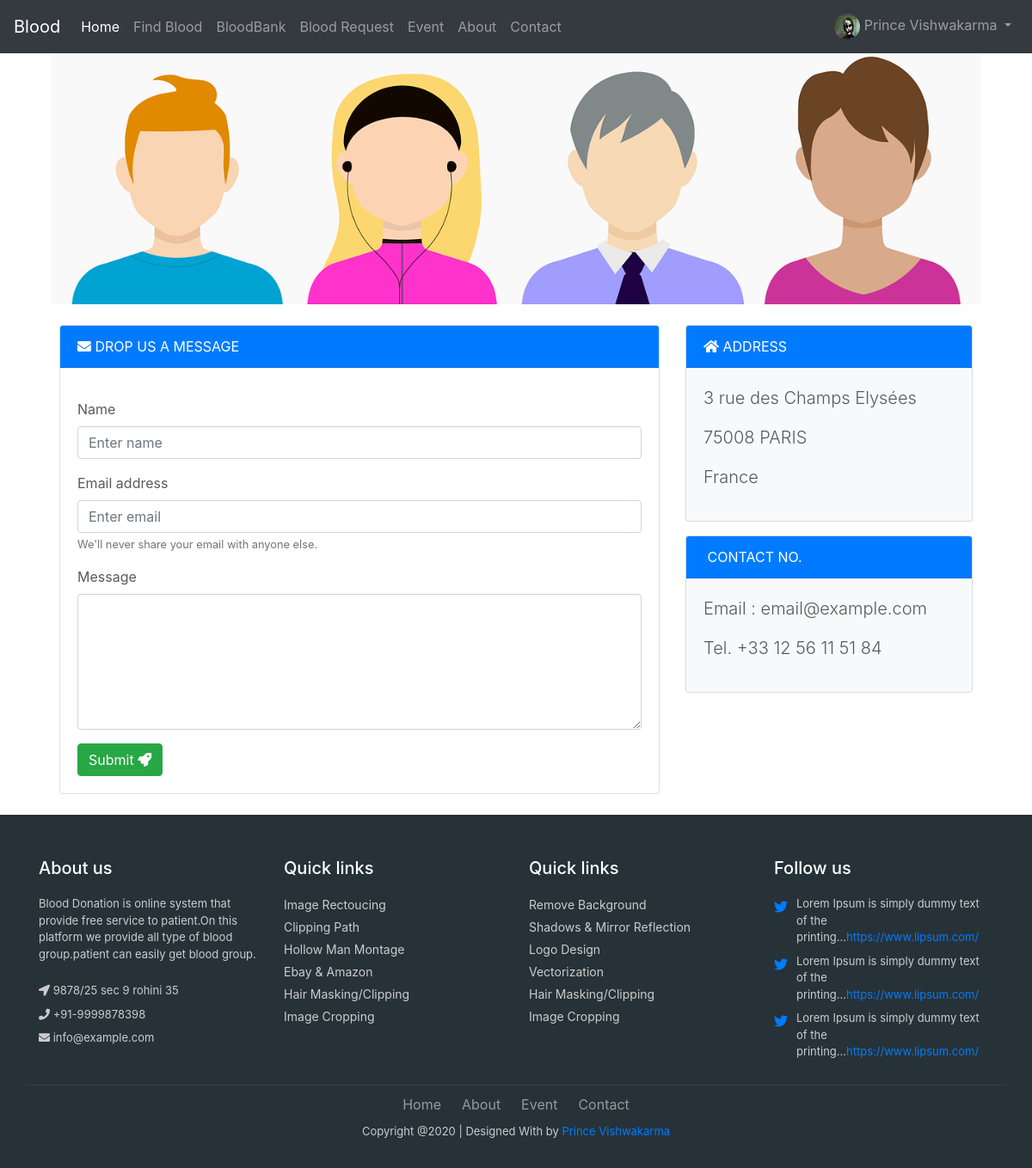
Page /contact/ (signed in) on the committed database.
### accounts/models.py (models this page shows, shortened)
class ProfileModel(models.Model):
	user = models.ForeignKey(User, on_delete=models.CASCADE)
	bloodgroup = models.CharField(max_length=100, blank=True)
	mobile = models.CharField(max_length=10, blank=True)
	other_mobile = models.CharField(max_length=10, blank=True)
	address = models.CharField(max_length=200, blank=True)
	city = models.CharField(max_length=100, blank=True)
	state = models.CharField(max_length=100, blank=True)
	zipcode = models.CharField(max_length=6, blank=True)
	avilable = models.CharField(max_length=100, blank=True)
	district = models.CharField(max_length=100, blank=True)
	birthdate = models.CharField(max_length=11, blank=True)
	pic=models.ImageField(upload_to='image/profile/', default='image/picd/default.jpg')
	class Meta:
		verbose_name = 'profile'
		verbose_name_plural = 'profiles'

### contact/views.py (the view, shortened to what this page needs)
# urls.py: path('', views.contactuser, name="contactuser"),
def contactuser(request):
    user=request.user
    if user.is_authenticated:
        profile = ProfileModel.objects.get(user=request.user)
        if request.method == "POST":
            contact.objects.create(name=request.POST['name'], email=request.POST['email'], massage=request.POST['massage'])
            context = {'pf':profile,'massage':'Save Successfull.... '}
            return render(request, 'contact.html', context)
        return render(request, 'contact.html', {'pf':profile})

### templates/contact.html (shortened to what this page needs)
{% extends 'base.html' %}
{% load static %}
{% block content %}
<div class="container">
<div class="container text-center">
    <img src='{% static 'image\contact.png' %}' class='img-fluid' >
</div>
<div class="container-fluid p-4">
<div class="row sideBarBackgroundls">
<div class="col">
 <div class="card">
     <div class="card-header bg-primary text-white"><i class="fa fa-envelope"></i> DROP US A MESSAGE</div>
     <div class="card-body">
         <form method="POST" action="{% url 'contactuser' %}" >
             <div class="form-group">
                 <label for="name">Name</label>
                 <input type="text" class="form-control" id="name" aria-describedby="emailHelp" placeholder="Enter name"  name="name" required>
             </div>
             <div class="form-group">
                 <label for="email">Email address</label>
                 <input type="email" class="form-control" id="email" aria-describedby="emailHelp" placeholder="Enter email" name="email" required>
                 <small id="emailHelp" class="form-text text-muted">We'll never share your email with anyone else.</small>
             </div>
             <div class="form-group">
                 <label for="message">Message</label>
                 <textarea class="form-control" id="message" rows="6" name="massage" required></textarea>
             </div>
             <div class="mx-auto">
             <button type="submit" class="btn btn-success text-right">Submit <i class="fas fa-rocket"></i></button></div>
         </form>
     </div>
 </div>
</div>
<div class="col-12 col-sm-4">
 <div class="card bg-light mb-3">
     <div class="card-header bg-primary text-white text-uppercase"><i class="fa fa-home"></i> Address</div>
     <div class="card-body lead">
         <p>3 rue des Champs Elysées</p>
         <p>75008 PARIS</p>
         <p>France</p>
     </div>
 </div>
 <div class="card bg-light mb-3">
     <div class="card-header bg-primary text-white text-uppercase"> Contact no.</div>
     <div class="card-body lead">
         <p>Email : email@example.com</p>
         <p>Tel. +33 12 56 11 51 84</p>
     </div>
 </div>
</div>
</div>
</div>
</div>
{% endblock%}

### templates/base.html (shortened to what this page needs)
{% load static %}
<!doctype html>
<html lang="en">
  <head>
    <link href="{% static "home/css/bootstrap.min.css" %}" rel="stylesheet" >
    <link href="{% static "home/footer.css" %}" rel="stylesheet" >
    <link rel="stylesheet" href="https://use.fontawesome.com/releases/v5.2.0/css/all.css">
    <link href="{%  static "home/css/carousel.css"%}" rel="stylesheet">
  </head>
  <body>
    <header>
<nav class="mb-1 navbar navbar-expand-lg navbar-dark fixed-top bg-dark">
  <a class="navbar-brand" href="#">Blood</a>
  <div class="collapse navbar-collapse" id="navbarSupportedContent-555">
    <ul class="navbar-nav mr-auto">
      <li class="nav-item active">
        <a class="nav-link" href="{% url  'home' %}">Home
        </a>
      </li>
      <li class="nav-item">
        <a class="nav-link" href="{% url 'blood' %}">Find Blood</a>
      </li>
      <li class="nav-item">
        <a class="nav-link" href="{% url 'bloodbank1' %}">BloodBank</a>
      </li>
        <li class="nav-item">
        <a class="nav-link" href="{% url 'bloodrequest' %}">Blood Request</a>
      </li>
      <li class="nav-item">
        <a class="nav-link" href="{% url 'event' %}">Event</a>
      </li>
      <li class="nav-item">
          <a class="nav-link" href="{% url 'about' %}">About</a>
        </li>
      <li class="nav-item">
        <a class="nav-link" href="{% url 'contactuser' %}">Contact</a>
      </li>
    </ul>
    <ul class="navbar-nav ml-auto nav-flex-icons">
        {% if user.is_authenticated %}
      <li class="nav-item avatar dropdown">
        <a class="nav-link dropdown-toggle" id="navbarDropdownMenuLink-55" data-toggle="dropdown"
          aria-haspopup="true" aria-expanded="false">
          <img src="{{pf.pic.url}}" class="rounded-circle z-depth-0" width="30px" height="30px"
            alt="Profile image">
           {{pf.user.first_name}} {{pf.user.last_name}}
        </a>
      </li>
          {% endif %}
    </ul>
  </div>
</nav>
<br>
</header>
{% block content %}
{% endblock %}
<footer class="footer">
    <div class="container bottom_border">
    <div class="row">
    <div class=" col-sm-4 col-md col-sm-4  col-12 col">
    <h5 class="headin5_amrc col_white_amrc pt2">About us</h5>
    <p class="mb10">Blood Donation is online system that provide free service to patient.On this platform we provide all type of blood group.patient can easily get blood group.</p>
    <p><i class="fa fa-location-arrow"></i> 9878/25 sec 9 rohini 35 </p>
    <p><i class="fa fa-phone"></i>  +91-9999878398  </p>
    <p><i class="fa fa fa-envelope"></i> info@example.com  </p>
    </div>
    <div class=" col-sm-4 col-md  col-6 col">
    <h5 class="headin5_amrc col_white_amrc pt2">Quick links</h5>
    <ul class="footer_ul_amrc">
    <li><a href="#">Image Rectoucing</a></li>
    <li><a href="#">Clipping Path</a></li>
    <li><a href="#">Hollow Man Montage</a></li>
    <li><a href="#">Ebay & Amazon</a></li>
    <li><a href="#">Hair Masking/Clipping</a></li>
    <li><a href="#">Image Cropping</a></li>
    </ul>
    </div>
    <div class=" col-sm-4 col-md  col-6 col">
    <h5 class="headin5_amrc col_white_amrc pt2">Quick links</h5>
    <ul class="footer_ul_amrc">
    <li><a href="#">Remove Background</a></li>
    <li><a href="#">Shadows & Mirror Reflection</a></li>
    <li><a href="#">Logo Design</a></li>
    <li><a href="#">Vectorization</a></li>
    <li><a href="#">Hair Masking/Clipping</a></li>
    <li><a href="#">Image Cropping</a></li>
    </ul>
    </div>
    <div class=" col-sm-4 col-md  col-12 col">
    <h5 class="headin5_amrc col_white_amrc pt2">Follow us</h5>
    <ul class="footer_ul2_amrc">
    <li><a href="#"><i class="fab fa-twitter fleft padding-right"></i> </a><p>Lorem Ipsum is simply dummy text of the printing...<a href="#">https://www.lipsum.com/</a></p></li>
    <li><a href="#"><i class="fab fa-twitter fleft padding-right"></i> </a><p>Lorem Ipsum is simply dummy text of the printing...<a href="#">https://www.lipsum.com/</a></p></li>
    <li><a href="#"><i class="fab fa-twitter fleft padding-right"></i> </a><p>Lorem Ipsum is simply dummy text of the printing...<a href="#">https://www.lipsum.com/</a></p></li>
    </ul>
    </div>
    </div>
    </div>
    <div class="container">
    <ul class="foote_bottom_ul_amrc">
    <li><a href="{% url 'home' %}">Home</a></li>
    <li><a href="{% url 'about' %}">About</a></li>
    <li><a href="{% url 'event' %}">Event</a></li>
    <li><a href="{% url 'contactuser' %}">Contact</a></li>
    </ul>
    <p class="text-center">Copyright @{% now 'Y' %} | Designed With by <a href="#">Prince Vishwakarma</a></p>
    </div>
    </footer>
</body>
  </body>
</html>

### blood/static/home/footer.css (style rules this page uses)
.col_white_amrc { color:#FFF; }
footer { width:100%; background-color:#263238; min-height:250px; padding:10px 0px 25px 0px ; }
.pt2 { padding-top:40px ; margin-bottom:20px ; }
footer p { font-size:13px; color:#CCC; padding-bottom:0px; margin-bottom:8px; }
.mb10 { padding-bottom:15px ; }
.footer_ul_amrc { margin:0px ; list-style-type:none ; font-size:14px; padding:0px 0px 10px 0px ; }
.footer_ul_amrc li { padding:0px 0px 5px 0px; }
.footer_ul_amrc li a { color:#CCC; }
.fleft { float:left; }
.padding-right { padding-right:10px; }
.footer_ul2_amrc { margin:0px; list-style-type:none; padding:0px; }
.footer_ul2_amrc li p { display:table; }
.footer_ul2_amrc li i { margin-top:5px; }
.bottom_border { border-bottom:1px solid #323f45; padding-bottom:20px; }
.foote_bottom_ul_amrc { list-style-type:none; padding:0px; display:table; margin-top: 10px; margin-right: auto; margin-bottom: 10px; margin-left: auto; }
.foote_bottom_ul_amrc li { display:inline; }
.foote_bottom_ul_amrc li a { color:#999; margin:0 12px; }

### blood/static/home/css/carousel.css (style rules this page uses)
body { color: #5a5a5a; }

### rows in the picture
ProfileModel: pic (picture), user.first_name "Prince", user.last_name "Vishwakarma"
